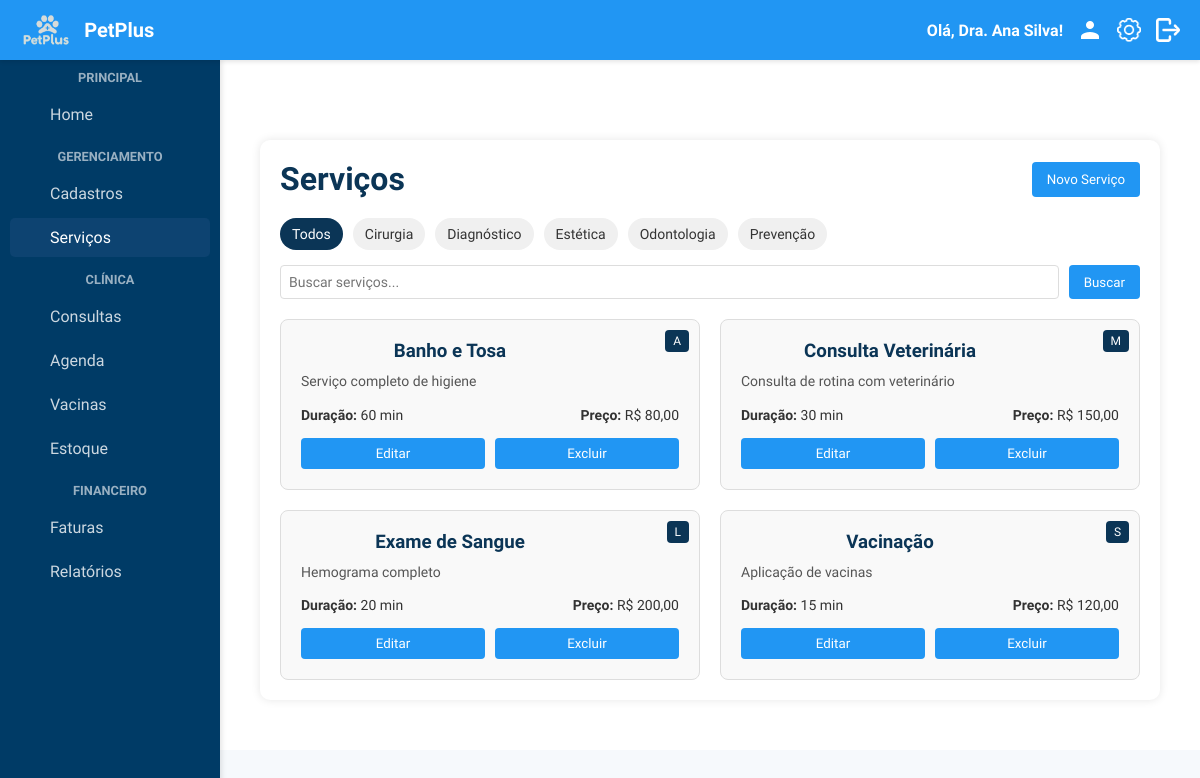
/servicos/servicos.php (signed in), run on the app's committed database.
### tables this page shows
CREATE TABLE IF NOT EXISTS Servicos (
    id_servico INT AUTO_INCREMENT PRIMARY KEY,
    nome VARCHAR(100) NOT NULL,
    descricao TEXT,
    preco DECIMAL(10,2) NOT NULL,
    duracao INT,
    categoria VARCHAR(100) NOT NULL,
    status_s ENUM('ativo', 'inativo') DEFAULT 'ativo'
);

### servicos/servicos.php (the view, shortened to what this page needs)
<?php
require_once('../includes/header.php');
require_once('../includes/sidebar.php');
$conn = conecta_db();
$categoriasEstaticas = [
    'Prevenção',
    'Estética',
    'Diagnóstico',
    'Cirurgia',
    'Odontologia',
];
sort($categoriasEstaticas);
$servicos = [];
$sql = "SELECT id_servico, nome, descricao, preco, duracao, categoria, status_s FROM Servicos ORDER BY nome";
$result = $conn->query($sql);
if ($result) {
    if ($result->num_rows > 0) {
        while ($row = $result->fetch_assoc()) {
            $servicos[] = $row;
        }
    }
} else {
    error_log("Erro ao buscar serviços: " . $conn->error);
    $mensagem = "Erro ao carregar serviços do banco de dados.";
    $tipo_mensagem = "erro";
}
$categoriaFiltro = $_GET['categoria'] ?? '';
$termoBusca = $_GET['busca'] ?? '';
?>
<div class="container">
    <div class="card">
        <div class="header-card">
            <h1>Serviços</h1>
            <button class="btn-novo" onclick="abrirModalServico()">Novo Serviço</button>
        </div>
        <div class="filtro-container">
            <div class="categorias-filtro">
                <a href="servicos.php" class="categoria-item <?php echo empty($categoriaFiltro) ? 'ativo' : ''; ?>">Todos</a>
                <?php foreach ($categoriasEstaticas as $categoria):  ?>
                    <a href="?categoria=<?php echo urlencode($categoria); ?>" class="categoria-item <?php echo $categoriaFiltro === $categoria ? 'ativo' : ''; ?>">
                        <?php echo htmlspecialchars($categoria); ?>
                    </a>
                <?php endforeach; ?>
            </div>
            <form action="" method="GET" class="form-busca">
                <input type="text" name="busca" placeholder="Buscar serviços..." value="<?php echo htmlspecialchars($termoBusca); ?>">
                <button type="submit" class="btn-buscar">Buscar</button>
            </form>
        </div>
        <div class="servicos-grid">
            <?php if (empty($servicos)): ?>
                <div class="mensagem-vazia">
                    <p>Nenhum serviço encontrado.</p>
                </div>
            <?php else: ?>
                <?php foreach ($servicos as $servico): ?>
                    <div class="servico-card">
                        <div class="servico-categoria"><?php echo isset($servico['categoria']) ? htmlspecialchars($servico['categoria']) : 'N/A'; ?></div>
                        <h3><?php echo htmlspecialchars($servico['nome']); ?></h3>
                        <p class="servico-descricao"><?php echo htmlspecialchars($servico['descricao']); ?></p>
                        <div class="servico-detalhes">
                            <span><strong>Duração:</strong> <?php echo htmlspecialchars($servico['duracao']); ?> min</span>
                            <span><strong>Preço:</strong> R$ <?php echo number_format($servico['preco'], 2, ',', '.'); ?></span>
                        </div>
                        <div class="servico-acoes">
                            <button class="btn-editar" onclick="abrirModalServico(<?php echo htmlspecialchars($servico['id_servico']); ?>)">Editar</button>
                            <button class="btn-excluir" onclick="confirmarExclusao(<?php echo htmlspecialchars($servico['id_servico']); ?>)">Excluir</button>
                        </div>
                    </div>
                <?php endforeach; ?>
            <?php endif; ?>
        </div>
    </div>
</div>
</body>
</html>

### includes/temas.css (style rules this page uses)
.tema-claro { --cor-fundo: #f6f9fc; --cor-texto: #333; --cor-primaria: #2196f3; --cor-secundaria: #0b3556; --cor-borda: #ddd; --cor-fundo-card: #fff; --cor-fundo-header: #2196f3; --cor-texto-header: #fff; }
body { background-color: var(--cor-fundo); color: var(--cor-texto); }
.container, .conteudo { background-color: var(--cor-fundo-card) !important; border-color: var(--cor-borda) !important; }
button, .btn-primary, .botao { background-color: var(--cor-primaria) !important; color: #fff !important; }

### includes/global.css (style rules this page uses)
* { margin: 0; padding: 0; box-sizing: border-box; font-family: "Quicksand", sans-serif; }
body { background-color: #f6f9fc; padding-top: 60px; }
.container { margin-left: 220px; padding: 20px; transition: margin-left 0.3s; }
.card { background-color: #ffffff; padding: 30px; border-radius: 10px; box-shadow: 0 2px 8px rgba(0, 0, 0, 0.1); max-width: 900px; margin: 0 auto 30px; }
h1, h2, h3 { color: #003b66; text-align: center; margin-bottom: 20px; }
input, select, textarea { width: 100%; padding: 10px; border-radius: 6px; border: 1px solid #ccc; font-size: 14px; box-sizing: border-box; }

### servicos/servicos.php (style rules this page uses)
.container { margin-left: 220px; padding: 80px 30px 30px; transition: margin-left 0.3s; }
.card { background-color: white; border-radius: 10px; box-shadow: 0 0 10px rgba(0,0,0,0.1); padding: 20px; margin-bottom: 20px; }
.header-card { display: flex; justify-content: space-between; align-items: center; margin-bottom: 20px; }
h1 { color: #0b3556; margin: 0; }
.btn-novo { background-color: #0b3556; color: white; border: none; border-radius: 4px; padding: 10px 15px; cursor: pointer; font-weight: 500; }
.filtro-container { margin-bottom: 20px; }
.categorias-filtro { display: flex; flex-wrap: wrap; gap: 10px; margin-bottom: 15px; }
.categoria-item { padding: 8px 12px; background-color: #f0f0f0; color: #333; border-radius: 20px; text-decoration: none; font-size: 14px; transition: background-color 0.2s; }
.categoria-item.ativo { background-color: #0b3556; color: white; }
.form-busca { display: flex; gap: 10px; }
.form-busca input { flex: 1; padding: 8px; border: 1px solid #ddd; border-radius: 4px; }
.btn-buscar { background-color: #0b3556; color: white; border: none; border-radius: 4px; padding: 8px 15px; cursor: pointer; }
.servicos-grid { display: grid; grid-template-columns: repeat(auto-fill, minmax(300px, 1fr)); gap: 20px; }
.servico-card { border: 1px solid #ddd; border-radius: 8px; padding: 20px; position: relative; background-color: #f9f9f9; transition: transform 0.2s, box-shadow 0.2s; }
.servico-categoria { position: absolute; top: 10px; right: 10px; background-color: #0b3556; color: white; padding: 4px 8px; border-radius: 4px; font-size: 12px; }
.servico-card h3 { margin: 0 0 10px 0; color: #0b3556; padding-right: 80px; }
.servico-descricao { margin: 0 0 15px 0; color: #555; font-size: 14px; line-height: 1.4; }
.servico-detalhes { display: flex; justify-content: space-between; margin-bottom: 15px; font-size: 14px; }
.servico-acoes { display: flex; gap: 10px; }
.btn-editar, .btn-excluir { padding: 8px 12px; border: none; border-radius: 4px; cursor: pointer; flex: 1; text-align: center; }
.btn-editar { background-color: #0b3556; color: white; }
.btn-excluir { background-color: #f44336; color: white; }

### data on the page
servicos: categoria "A", nome "Banho e Tosa", descricao "Serviço completo de higiene", duracao "60", preco "80,00"
servicos: categoria "M", nome "Consulta Veterinária", descricao "Consulta de rotina com veterinário", duracao "30", preco "150,00"
servicos: categoria "L", nome "Exame de Sangue", descricao "Hemograma completo", duracao "20", preco "200,00"
servicos: categoria "S", nome "Vacinação", descricao "Aplicação de vacinas", duracao "15", preco "120,00"

### other printed values
$nomeUsuario "Dra. Ana Silva"
$categoria "Cirurgia"
$categoria "Diagnóstico"
$categoria "Estética"
$categoria "Odontologia"
$categoria "Prevenção"
